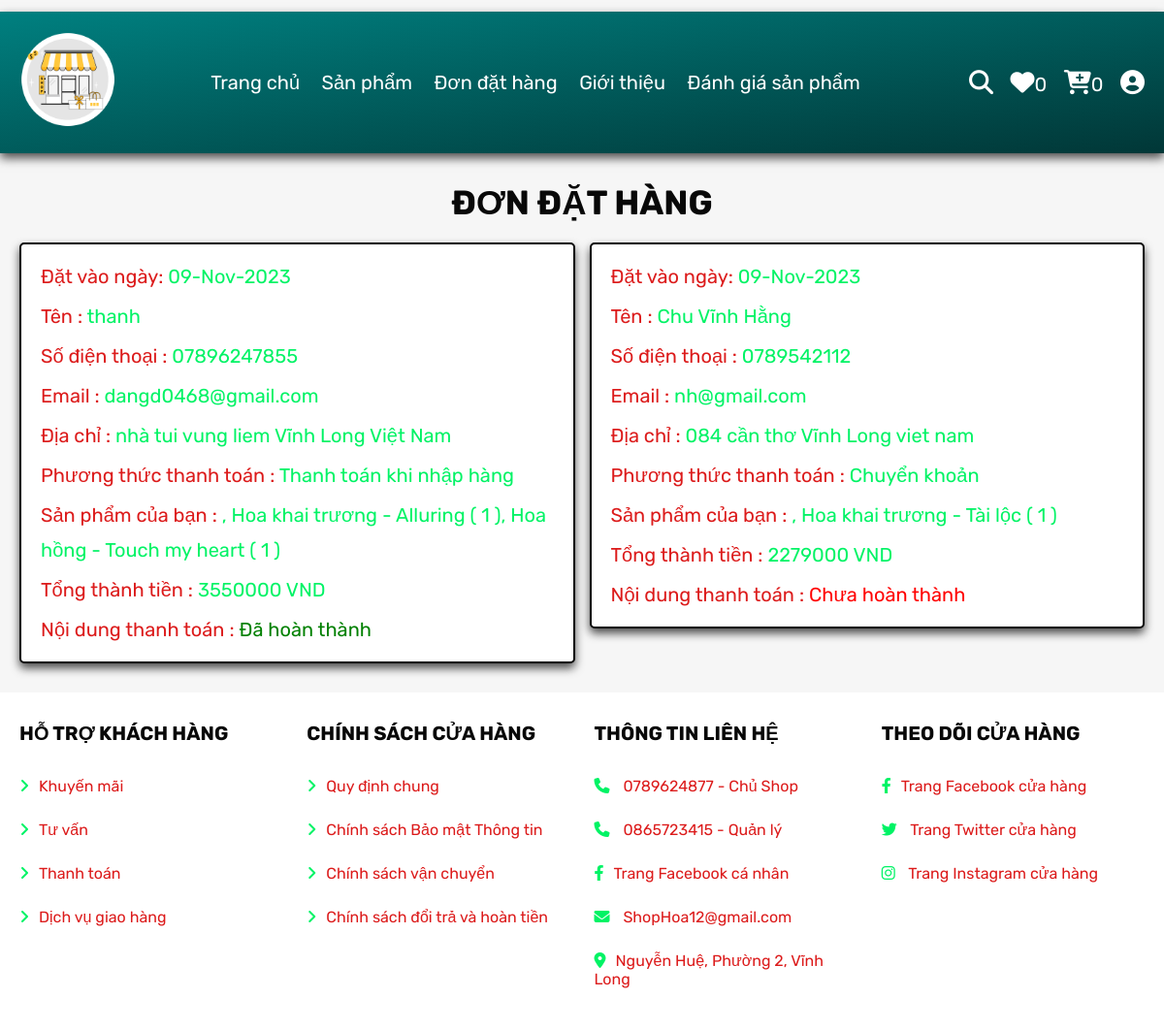
Page /orders.php (signed in) on the committed database.
### tables this page shows
CREATE TABLE `orders` (
  `id` int(100) NOT NULL,
  `user_id` int(100) NOT NULL,
  `name` varchar(100) NOT NULL,
  `number` varchar(12) NOT NULL,
  `email` varchar(100) NOT NULL,
  `method` varchar(50) NOT NULL,
  `address` varchar(500) NOT NULL,
  `total_products` varchar(1000) NOT NULL,
  `total_price` int(100) NOT NULL,
  `placed_on` varchar(50) NOT NULL,
  `payment_status` varchar(20) NOT NULL DEFAULT 'pending'
);

### orders.php (the view, shortened to what this page needs)
<?php
@include 'config.php';
$user_id = $_SESSION['user_id'];
?>
<!DOCTYPE html>
<html lang="en">
<head>
   <link rel="stylesheet" href="https://cdnjs.cloudflare.com/ajax/libs/font-awesome/6.1.1/css/all.min.css">
   <link rel="stylesheet" href="css/style.css">
   <link rel="stylesheet" href="css/comment.css">
</head>
<body>
<?php include 'header.php'; ?>
<section class="placed-orders">
   <h1 class="title">Đơn đặt hàng</h1>
   <div class="box-container">
   <?php
      $select_orders = $conn->prepare("SELECT * FROM `orders` WHERE user_id = ?");
      $select_orders->execute([$user_id]);
      if($select_orders->rowCount() > 0){
         while($fetch_orders = $select_orders->fetch(PDO::FETCH_ASSOC)){
   ?>
   <div class="box">
      <p> Đặt vào ngày: <span><?= $fetch_orders['placed_on']; ?></span> </p>
      <p> Tên : <span><?= $fetch_orders['name']; ?></span> </p>
      <p> Số điện thoại : <span><?= $fetch_orders['number']; ?></span> </p>
      <p> Email : <span><?= $fetch_orders['email']; ?></span> </p>
      <p> Địa chỉ : <span><?= $fetch_orders['address']; ?></span> </p>
      <p> Phương thức thanh toán : <span><?= $fetch_orders['method']; ?></span> </p>
      <p> Sản phẩm của bạn : <span><?= $fetch_orders['total_products']; ?></span> </p>
      <p> Tổng thành tiền : <span><?= $fetch_orders['total_price']; ?> VND</span> </p>
      <p> Nội dung thanh toán : <span style="color:<?php if($fetch_orders['payment_status'] == 'Chưa hoàn thành'){ echo 'red'; }else{ echo 'green'; }; ?>"><?= $fetch_orders['payment_status']; ?></span> </p>
   </div>
   <?php
      }
   }else{
      echo '<p class="empty1">Chưa có đơn hàng nào!</p>';
   }
   ?>
   </div>
</section>
<?php include 'footer.php'; ?>
</body>
</html>

### css/style.css (style rules this page uses)
.placed-orders .box-container { display: flex; flex-wrap: wrap; gap: 1.5rem; align-items: flex-start; }
.placed-orders .box-container .box { padding: 1rem 2rem; flex: 1 1 40rem; border: var(--border); background-color: var(--white); box-shadow: var(--box-shadow); border-radius: 0.5rem; }
.placed-orders .box-container .box p { margin: 0.5rem 0; line-height: 1.8; font-size: 2rem; color: var(--light-color); }
.placed-orders .box-container .box p span { color: var(--green); }

### css/components.css (style rules this page uses)
:root { --green: #00f365; --orange: #74d4f2; --red: #e74c3c; --black: #080808; --blue: #3124e6; --light-color: #dc1b1b; --white: #fff; --light-bg: #f6f6f6; --border: 0.2rem solid var(--black); --box-shadow: 0 0.5rem 1rem rgba(0, 0, 0, 0.7); }
* { font-family: "Rubik", sans-serif; margin: 0; padding: 0; box-sizing: border-box; outline: none; border: none; text-decoration: none; color: var(--black); }
body { background-color: var(--light-bg); }
html { font-size: 62.5%; overflow-x: hidden; scroll-behavior: smooth; scroll-padding-top: 6.5rem; }
section { padding: 3rem 2rem; max-width: 1200px; margin: 0 auto; }
.title { text-align: center; margin-bottom: 2rem; text-transform: uppercase; color: var(--black); font-size: 3.5rem; }

### rows in the picture
orders: placed_on "09-Nov-2023", name "thanh", number "07896247855", email "dangd0468@gmail.com", address "nhà tui vung liem Vĩnh Long Việt Nam", method "Thanh toán khi nhập hàng", total_products ", Hoa khai trương - Alluring ( 1 ), Hoa hồng - Touch my heart ( 1 )", total_price "3550000", payment_status "Đã hoàn thành"
orders: placed_on "09-Nov-2023", name "Chu Vĩnh Hằng", number "0789542112", email "nh@gmail.com", address "084 cần thơ Vĩnh Long viet nam", method "Chuyển khoản", total_products ", Hoa khai trương - Tài lộc ( 1 )", total_price "2279000", payment_status "Chưa hoàn thành"

### other values in the picture
$count_wishlist_items->rowCount() "0"
$count_cart_items->rowCount() "0"
